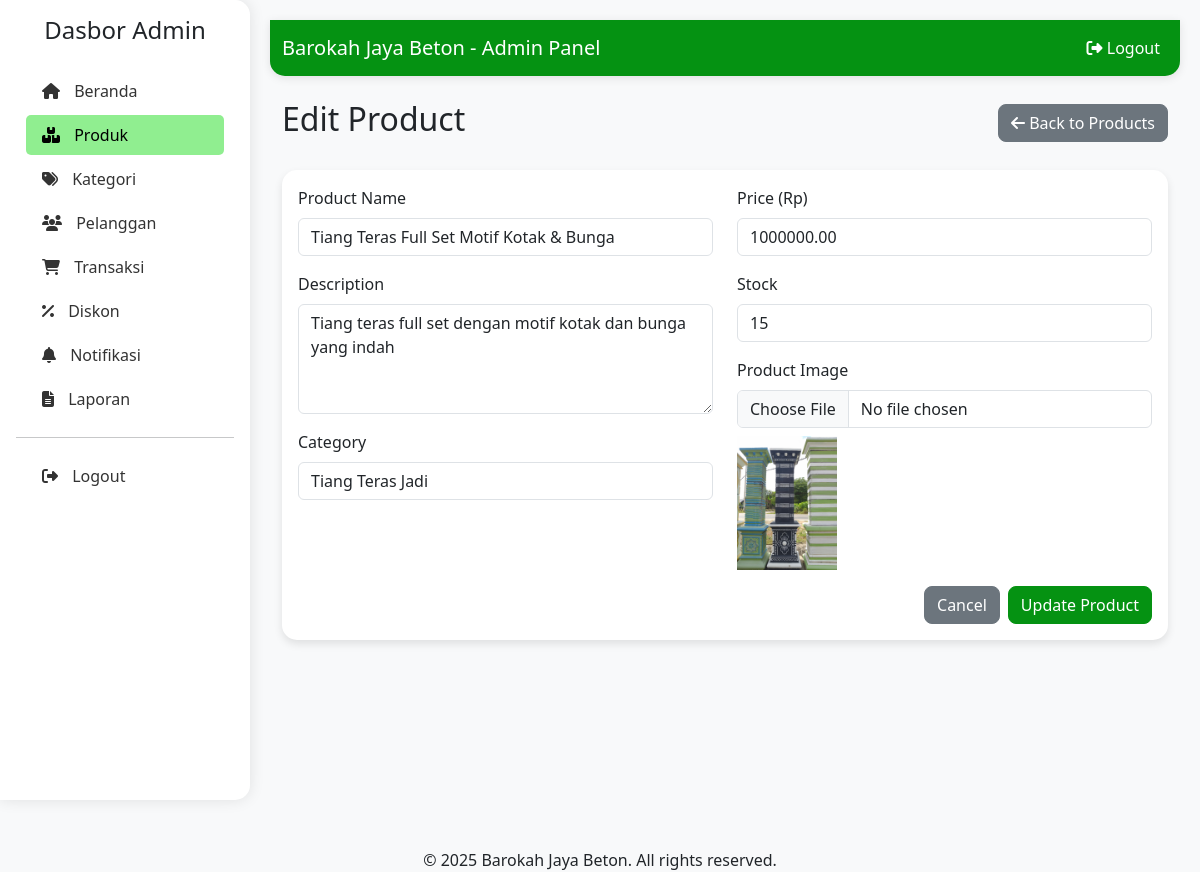
The app's page /dashboard_admin/products/12/edit/ (signed in) with its own data.
### admin_dashboard/models.py (models this page shows, shortened)
class Produk(models.Model):
    nama_produk = models.CharField(max_length=255, verbose_name="Nama Produk")
    deskripsi_produk = models.TextField(verbose_name="Deskripsi Produk")
    foto_produk = models.ImageField(upload_to='produk_images/', verbose_name="Foto Produk")
    stok_produk = models.IntegerField(verbose_name="Stok Produk")
    harga_produk = models.DecimalField(max_digits=10, decimal_places=2, verbose_name="Harga Produk")
    kategori = models.ForeignKey(Kategori, on_delete=models.SET_NULL, blank=True, null=True, verbose_name="Kategori")
    class Meta:
        verbose_name_plural = "Produk"
        db_table = 'produk'

### dashboard_admin/views.py (the view)
    def wrapper(request, *args, **kwargs):
        if not request.user.is_authenticated or not isinstance(request.user, Admin):
            raise PermissionDenied("You don't have permission to access this page.")
        return view_func(request, *args, **kwargs)

### dashboard_admin/forms.py
class ProdukForm(forms.ModelForm):
    class Meta:
        model = Produk
        fields = ['nama_produk', 'deskripsi_produk', 'foto_produk', 'stok_produk', 'harga_produk', 'kategori']
        widgets = {
            'nama_produk': forms.TextInput(attrs={'class': 'form-control'}),
            'deskripsi_produk': forms.Textarea(attrs={'class': 'form-control', 'rows': 4}),
            'foto_produk': forms.FileInput(attrs={'class': 'form-control'}),
            'stok_produk': forms.NumberInput(attrs={'class': 'form-control'}),
            'harga_produk': forms.NumberInput(attrs={'class': 'form-control', 'step': '0.01'}),
            'kategori': forms.Select(attrs={'class': 'form-control'}),
        }

### admin_dashboard/context_processors.py (called while the page is built, shortened)
def notification_cart_context(request):
    context = {
        'unseen_notifications_count': 0,
        'cart_item_count': 0
    }
    return context

### admin_dashboard/models.py (called while the page is built)
    def __str__(self):
        return str(self.nama_kategori)

### dashboard_admin/context_processors.py (called while the page is built)
def admin_crm_context(request):
    if not request.path.startswith('/dashboard_admin/'):
        return {}
    try:
        Pelanggan = apps.get_model('admin_dashboard', 'Pelanggan')
        Transaksi = apps.get_model('admin_dashboard', 'Transaksi')
        Notifikasi = apps.get_model('admin_dashboard', 'Notifikasi')
        today_date = timezone.now().date()
        new_transaction_count = Transaksi.objects.filter(
            status_transaksi='DIPROSES'
        ).count()
        return {
            'sidebar_new_transaction_count': new_transaction_count,
        }
    except Exception:
        return {}

### dashboard_admin/views.py (called while the page is built)
def admin_required(view_func):
    def wrapper(request, *args, **kwargs):
        if not request.user.is_authenticated or not isinstance(request.user, Admin):
            raise PermissionDenied("You don't have permission to access this page.")
        return view_func(request, *args, **kwargs)
    return wrapper

### templates/dashboard_admin/products/update.html (shortened to what this page needs)
{% extends 'dashboard_admin/base.html' %}
{% block content %}
<div class="container-fluid">
    <div class="d-flex justify-content-between align-items-center mb-4">
        <h2>Edit Product</h2>
        <a href="{% url 'dashboard_admin:product_list' %}" class="btn btn-secondary">
            <i class="fas fa-arrow-left"></i> Back to Products
        </a>
    </div>
    <div class="card">
        <div class="card-body">
            <form method="post" enctype="multipart/form-data">
                <div class="row">
                    <div class="col-md-6">
                        <div class="mb-3">
                            <label for="{{ form.nama_produk.id_for_label }}" class="form-label">Product Name</label>
                            {{ form.nama_produk }}
                        </div>
                        <div class="mb-3">
                            <label for="{{ form.deskripsi_produk.id_for_label }}" class="form-label">Description</label>
                            {{ form.deskripsi_produk }}
                        </div>
                        <div class="mb-3">
                            <label for="{{ form.kategori.id_for_label }}" class="form-label">Category</label>
                            {{ form.kategori }}
                        </div>
                    </div>
                    <div class="col-md-6">
                        <div class="mb-3">
                            <label for="{{ form.harga_produk.id_for_label }}" class="form-label">Price (Rp)</label>
                            {{ form.harga_produk }}
                        </div>
                        <div class="mb-3">
                            <label for="{{ form.stok_produk.id_for_label }}" class="form-label">Stock</label>
                            {{ form.stok_produk }}
                        </div>
                        <div class="mb-3">
                            <label for="{{ form.foto_produk.id_for_label }}" class="form-label">Product Image</label>
                            {{ form.foto_produk }}
                            {% if product.foto_produk %}
                                <div class="mt-2">
                                    <img src="{{ product.foto_produk.url }}" alt="{{ product.nama_produk }}" width="100">
                                </div>
                            {% endif %}
                        </div>
                    </div>
                </div>
                <div class="d-grid gap-2 d-md-flex justify-content-md-end">
                    <a href="{% url 'dashboard_admin:product_list' %}" class="btn btn-secondary">Cancel</a>
                    <button type="submit" class="btn btn-primary">Update Product</button>
                </div>
            </form>
        </div>
    </div>
</div>
{% endblock %}

### templates/dashboard_admin/base.html (style rules this page uses)
:root { --light-green: #90EE90; --dark-green: #059212; --darker-green: #046c0d; }
body { background-color: #f8f9fa; }
.btn { border-radius: 8px; }
.btn-primary { background-color: var(--dark-green); border-color: var(--dark-green); }
.card { border-radius: 15px; box-shadow: 0 4px 8px rgba(0, 0, 0, 0.1); border: none; margin-bottom: 20px; }

### records on screen
Produk: nama_produk "Tiang Teras Full Set Motif Kotak & Bunga", deskripsi_produk "Tiang teras full set dengan motif kotak dan bunga yang indah", kategori "Tiang Teras Jadi", harga_produk "1000000.00", stok_produk "15", foto_produk (picture)
